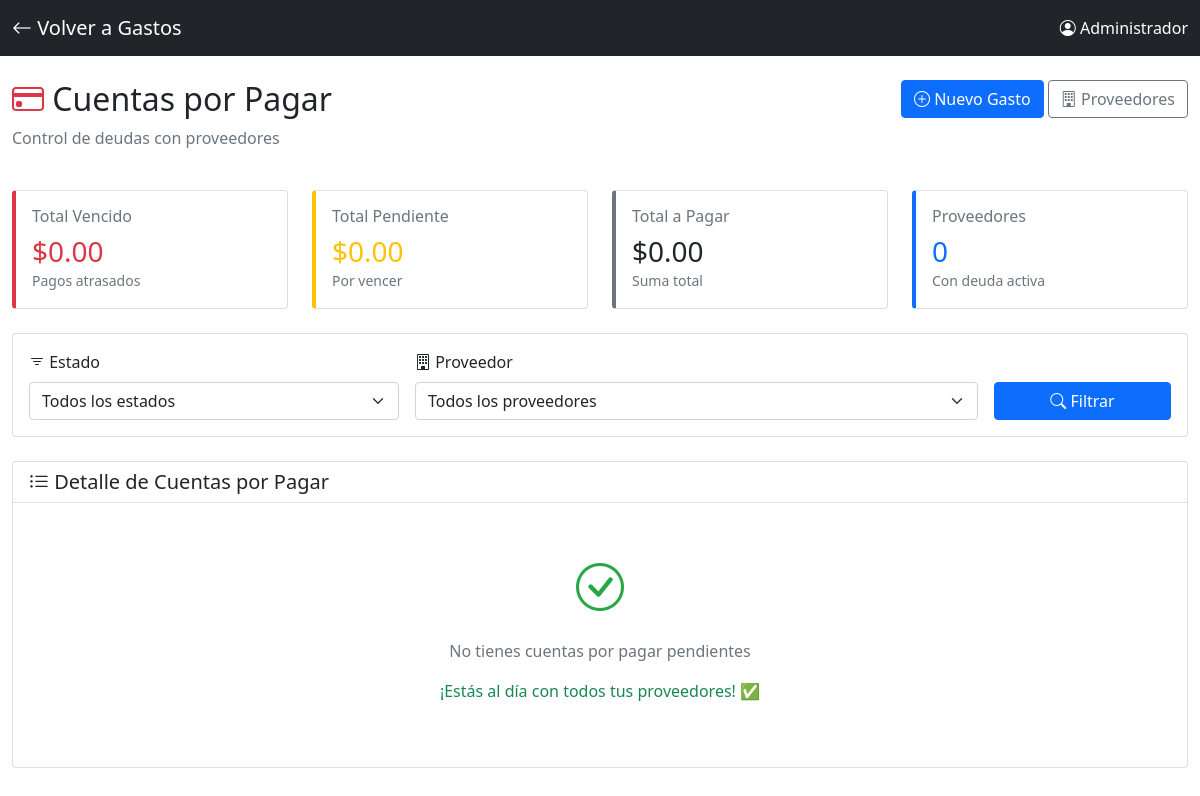
/cuentas_por_pagar (signed in), run on an earlier commit of the app's database.
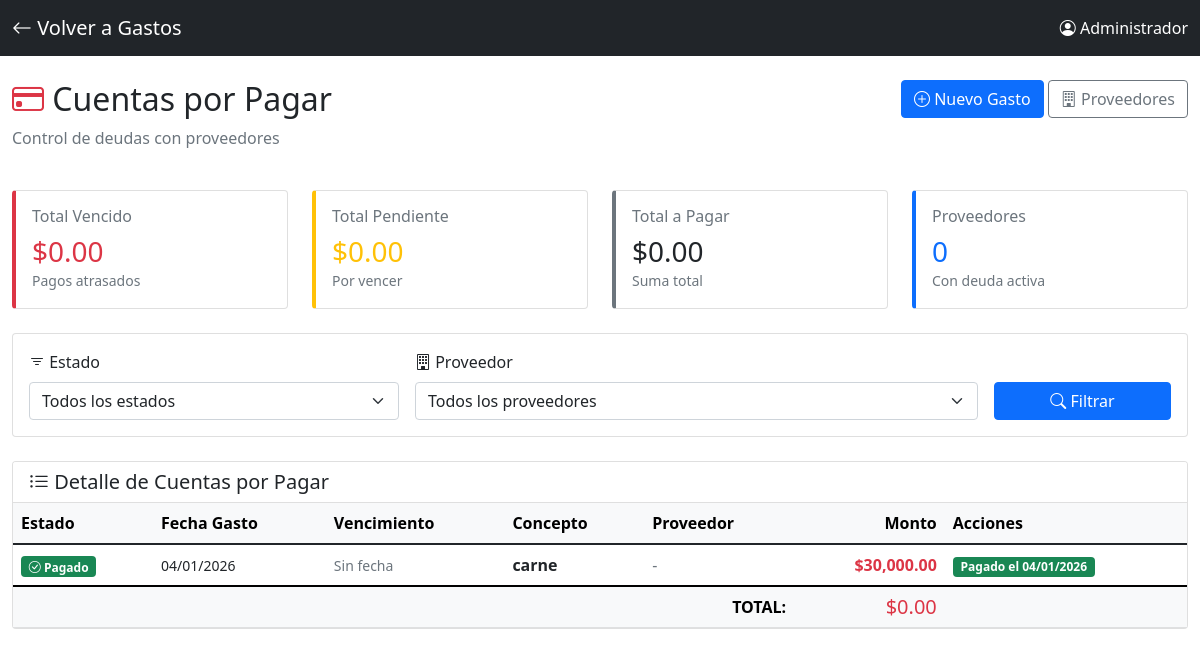
And on a later commit of the database.
### app.py (models this page shows)
class Gasto(db.Model):
    id = db.Column(db.Integer, primary_key=True)
    fecha = db.Column(db.DateTime, default=datetime.now, nullable=False)
    concepto = db.Column(db.String(300), nullable=False)
    monto = db.Column(db.Float, nullable=False)
    categoria_id = db.Column(db.Integer, db.ForeignKey('categoria_gasto.id'), nullable=False)
    proveedor_id = db.Column(db.Integer, db.ForeignKey('proveedor.id'), nullable=True)
    usuario_id = db.Column(db.Integer, db.ForeignKey('usuario.id'), nullable=False)
    metodo_pago = db.Column(db.String(50), default='efectivo')
    numero_factura = db.Column(db.String(100))
    notas = db.Column(db.Text)
    archivo_adjunto = db.Column(db.String(500))
    aprobado = db.Column(db.Boolean, default=True)
    fecha_aprobacion = db.Column(db.DateTime)
    aprobado_por_id = db.Column(db.Integer, db.ForeignKey('usuario.id'), nullable=True)
    estado_pago = db.Column(db.String(20), default='pagado')  # pagado, pendiente, vencido
    fecha_vencimiento = db.Column(db.Date, nullable=True)  # Cuándo se debe pagar
    fecha_pago_real = db.Column(db.DateTime, nullable=True)  # Cuándo se pagó realmente
    usuario = db.relationship('Usuario', foreign_keys=[usuario_id], backref='gastos_registrados')
    aprobado_por = db.relationship('Usuario', foreign_keys=[aprobado_por_id], backref='gastos_aprobados')

### app.py (the view)
@app.route("/cuentas_por_pagar")
@login_required
def cuentas_por_pagar():
    estado = request.args.get('estado', 'todos')
    proveedor_id = request.args.get('proveedor_id', type=int)
    query = Gasto.query
    if estado != 'todos':
        query = query.filter(Gasto.estado_pago == estado)
    if proveedor_id:
        query = query.filter(Gasto.proveedor_id == proveedor_id)
    gastos = query.order_by(Gasto.fecha_vencimiento).all()
    from datetime import date
    hoy = date.today()
    for gasto in gastos:
        if gasto.estado_pago == 'pendiente' and gasto.fecha_vencimiento and gasto.fecha_vencimiento < hoy:
            gasto.estado_pago = 'vencido'
    db.session.commit()
    total_pendiente = sum(g.monto for g in gastos if g.estado_pago == 'pendiente')
    total_vencido = sum(g.monto for g in gastos if g.estado_pago == 'vencido')
    total_general = total_pendiente + total_vencido
    gastos_por_proveedor = {}
    for gasto in gastos:
        if gasto.estado_pago in ['pendiente', 'vencido']:
            if gasto.proveedor:
                prov_id = gasto.proveedor.id
                if prov_id not in gastos_por_proveedor:
                    gastos_por_proveedor[prov_id] = {
                        'proveedor': gasto.proveedor,
                        'total': 0,
                        'cantidad': 0
                    }
                gastos_por_proveedor[prov_id]['total'] += gasto.monto
                gastos_por_proveedor[prov_id]['cantidad'] += 1
    proveedores = Proveedor.query.filter_by(activo=True).order_by(Proveedor.nombre).all()
    return render_template("cuentas/cuentas_por_pagar.html",
                         gastos=gastos,
                         total_pendiente=total_pendiente,
                         total_vencido=total_vencido,
                         total_general=total_general,
                         gastos_por_proveedor=gastos_por_proveedor.values(),
                         proveedores=proveedores,
                         estado_filtro=estado,
                         proveedor_filtro=proveedor_id,
                         datetime=datetime)  # ← AGREGAR ESTA LÍNEA

### app.py (called while the page is built)
@login_manager.user_loader
def load_user(user_id):
    return Usuario.query.get(int(user_id))

### templates/cuentas/cuentas_por_pagar.html (shortened to what the changed rows need)
<!DOCTYPE html>
<html lang="es">
<head>
    <link href="https://cdn.jsdelivr.net/npm/bootstrap@5.1.3/dist/css/bootstrap.min.css" rel="stylesheet">
    <link rel="stylesheet" href="https://cdn.jsdelivr.net/npm/bootstrap-icons@1.7.2/font/bootstrap-icons.css">
</head>
<body>
    <div class="container-fluid py-4">
        <div class="row mb-4">
            <div class="col-md-8">
                <h2><i class="bi bi-credit-card text-danger"></i> Cuentas por Pagar</h2>
            </div>
        </div>
        <div class="card">
            <div class="card-body p-0">
                {% if gastos %}
                <div class="table-responsive">
                    <table class="table table-hover mb-0">
                        <thead class="table-light">
                            <tr>
                                <th>Estado</th>
                                <th>Fecha Gasto</th>
                                <th>Vencimiento</th>
                                <th>Concepto</th>
                                <th>Proveedor</th>
                                <th class="text-end">Monto</th>
                                <th>Acciones</th>
                            </tr>
                        </thead>
                        <tbody>
                            {% for gasto in gastos %}
                            <tr class="gasto-row {% if gasto.estado_pago == 'vencido' %}gasto-vencido{% elif gasto.estado_pago == 'pendiente' %}gasto-pendiente{% endif %}">
                                <td>
                                    {% if gasto.estado_pago == 'vencido' %}
                                    <span class="badge badge-vencido">
                                        <i class="bi bi-exclamation-triangle"></i> Vencido
                                    </span>
                                    {% elif gasto.estado_pago == 'pendiente' %}
                                    <span class="badge badge-pendiente">
                                        <i class="bi bi-clock"></i> Pendiente
                                    </span>
                                    {% else %}
                                    <span class="badge bg-success">
                                        <i class="bi bi-check-circle"></i> Pagado
                                    </span>
                                    {% endif %}
                                </td>
                                <td>
                                    <small>{{ gasto.fecha.strftime('%d/%m/%Y') }}</small>
                                </td>
                                <td>
                                    {% if gasto.fecha_vencimiento %}
                                    <strong>{{ gasto.fecha_vencimiento.strftime('%d/%m/%Y') }}</strong>
                                    {% if gasto.estado_pago == 'vencido' %}
                                    <br><small class="text-danger">
                                        Vencido hace
                                        {{ (datetime.now().date() - gasto.fecha_vencimiento).days }} días
                                    </small>
                                    {% elif gasto.estado_pago == 'pendiente' %}
                                    <br><small class="text-muted">
                                        Vence en
                                        {{ (gasto.fecha_vencimiento - datetime.now().date()).days }} días
                                    </small>
                                    {% endif %}
                                    {% else %}
                                    <small class="text-muted">Sin fecha</small>
                                    {% endif %}
                                </td>
                                <td>
                                    <strong>{{ gasto.concepto }}</strong>
                                </td>
                                <td>
                                    {% if gasto.proveedor %}
                                    <i class="bi bi-building"></i> {{ gasto.proveedor.nombre }}
                                    {% else %}
                                    <span class="text-muted">-</span>
                                    {% endif %}
                                </td>
                                <td class="text-end">
                                    <strong class="text-danger">
                                        ${{ "{:,.2f}".format(gasto.monto) }}
                                    </strong>
                                </td>
                                <td>
                                    {% if gasto.estado_pago in ['pendiente', 'vencido'] %}
                                    <form method="POST"
                                          action="{{ url_for('marcar_gasto_pagado', gasto_id=gasto.id) }}"
                                          style="display: inline;">
                                        <button type="submit"
                                                class="btn btn-sm btn-success"
                                                onclick="return confirm('¿Confirmar que este gasto fue pagado?')">
                                            <i class="bi bi-check-circle"></i> Marcar Pagado
                                        </button>
                                    </form>
                                    {% else %}
                                    <span class="badge bg-success">
                                        Pagado el {{ gasto.fecha_pago_real.strftime('%d/%m/%Y') if gasto.fecha_pago_real else 'N/A' }}
                                    </span>
                                    {% endif %}
                                </td>
                            </tr>
                            {% endfor %}
                        </tbody>
                        <tfoot class="table-light">
                            <tr>
                                <th colspan="5" class="text-end">TOTAL:</th>
                                <th class="text-end">
                                    <h5 class="mb-0 text-danger">
                                        ${{ "{:,.2f}".format(total_general) }}
                                    </h5>
                                </th>
                                <th></th>
                            </tr>
                        </tfoot>
                    </table>
                </div>
                {% else %}
                <div class="text-center py-5">
                    <i class="bi bi-check-circle" style="font-size: 3rem; color: #28a745;"></i>
                    <p class="text-muted mt-3">No tienes cuentas por pagar pendientes</p>
                    <p class="text-success">¡Estás al día con todos tus proveedores! ✅</p>
                </div>
                {% endif %}
            </div>
        </div>
    </div>
</body>
</html>

What changed in the data, as far as the page shows it:
added Gasto: estado_pago "pagado" (drawn), fecha "04/01/2026", shows "Sin fecha", concepto "carne", monto "30,000.00", fecha_pago_real "04/01/2026"
Also different on the page:
{{ "{:,.2f}".format(total_general) }}: (not shown) → "0.00"
text no longer shown: "No tienes cuentas por pagar pendientes ¡Estás al día con todos tus proveedores! ✅"
text now shown: "Estado Fecha Gasto Vencimiento Concepto Proveedor Monto Acciones TOTAL: $"
